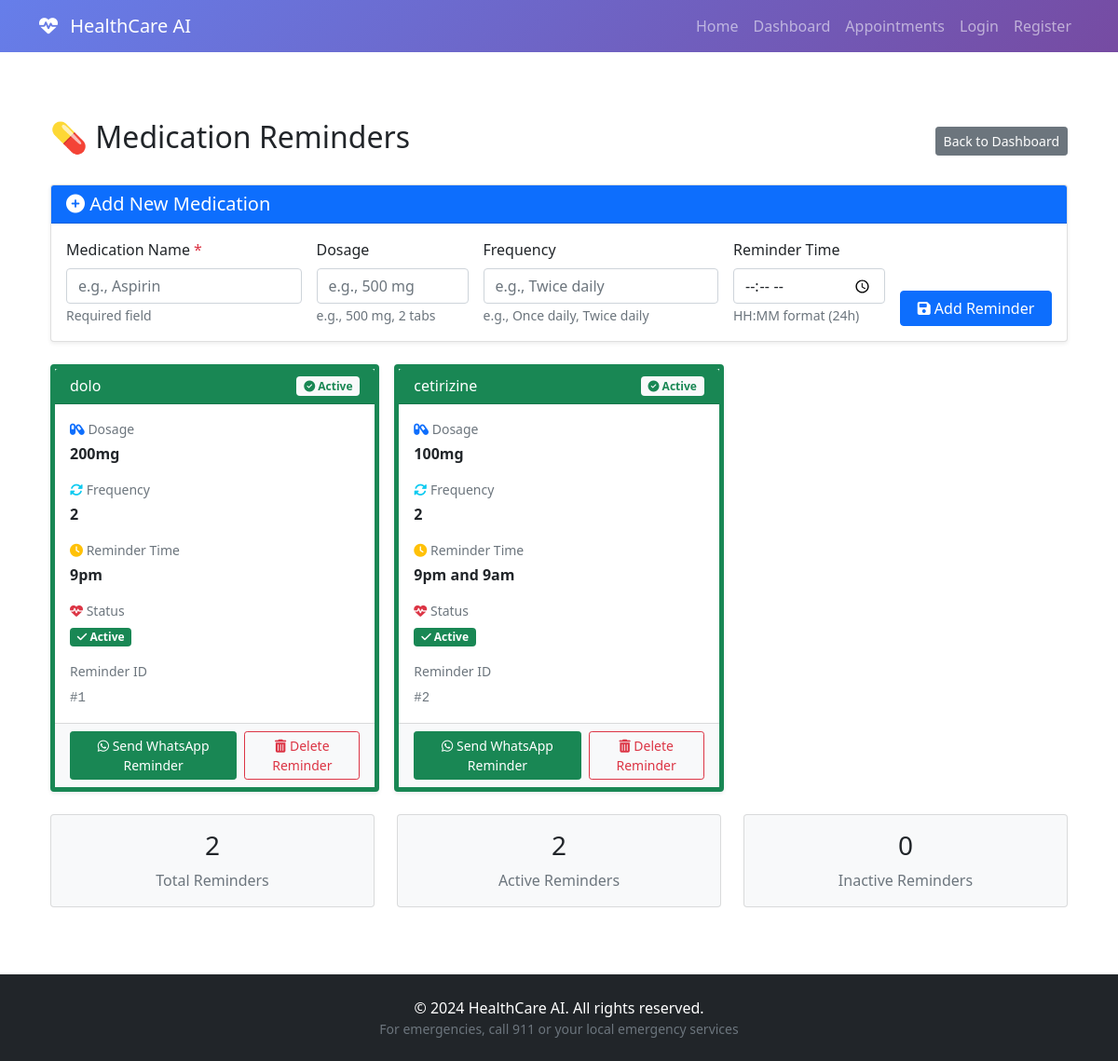
The page /medication_reminders (signed in) on the database its author committed.
### app.py (models this page shows)
class MedicationReminder(db.Model):
    id = db.Column(db.Integer, primary_key=True)
    user_id = db.Column(db.Integer, db.ForeignKey('user.id'), nullable=False)
    medication_name = db.Column(db.String(100), nullable=False)
    dosage = db.Column(db.String(50))
    frequency = db.Column(db.String(50))
    reminder_time = db.Column(db.String(50))
    is_active = db.Column(db.Boolean, default=True)

### app.py (the view, shortened to what this page needs)
@app.route('/medication_reminders', methods=['GET', 'POST'])
def medication_reminders():
    if 'user_id' not in session:
        return redirect(url_for('login'))
    reminders = MedicationReminder.query.filter_by(user_id=session['user_id']).all()
    return render_template('medication_reminders.html', reminders=reminders)

### app.py (called while the page is built)
@app.context_processor
def inject_google_maps_key():
    key = os.environ.get('GOOGLE_MAPS_API_KEY', '')
    return dict(google_api_key=key or '', use_google_maps=bool(key))

@app.context_processor
def inject_now():
    from datetime import datetime
    return dict(now=lambda: datetime.utcnow())

@app.before_request
def check_database_available():
    try:
        db.session.execute(text('SELECT 1'))
    except Exception as e:
        import traceback, logging
        logging.getLogger('healthcare_app').error(traceback.format_exc())
        if request.path.startswith('/api') or request.is_json:
            return jsonify({'error': 'Database unavailable', 'details': str(e)}), 503
        return render_template('error_db.html', message=str(e)), 503

### templates/medication_reminders.html (shortened to what this page needs)
{% extends "base.html" %}
{% block content %}
<div class="container py-4">
  <div class="d-flex justify-content-between align-items-center mb-4">
    <h2>💊 Medication Reminders</h2>
    <a href="{{ url_for('dashboard') }}" class="btn btn-secondary btn-sm">Back to Dashboard</a>
  </div>
  <div class="card mb-4 shadow-sm">
    <div class="card-header bg-primary text-white">
      <h5 class="mb-0"><i class="fas fa-plus-circle"></i> Add New Medication</h5>
    </div>
    <div class="card-body">
      <form method="post" action="{{ url_for('medication.medication_reminders') }}" novalidate>
        <div class="row g-3">
          <div class="col-md-3">
            <label for="medication_name" class="form-label">Medication Name <span class="text-danger">*</span></label>
            <input class="form-control" id="medication_name" name="medication_name" placeholder="e.g., Aspirin" required>
            <small class="text-muted">Required field</small>
          </div>
          <div class="col-md-2">
            <label for="dosage" class="form-label">Dosage</label>
            <input class="form-control" id="dosage" name="dosage" placeholder="e.g., 500 mg">
            <small class="text-muted">e.g., 500 mg, 2 tabs</small>
          </div>
          <div class="col-md-3">
            <label for="frequency" class="form-label">Frequency</label>
            <input class="form-control" id="frequency" name="frequency" placeholder="e.g., Twice daily">
            <small class="text-muted">e.g., Once daily, Twice daily</small>
          </div>
          <div class="col-md-2">
            <label for="reminder_time" class="form-label">Reminder Time</label>
            <input class="form-control" id="reminder_time" name="reminder_time" type="time" />
            <small class="text-muted">HH:MM format (24h)</small>
          </div>
          <div class="col-md-2 d-flex align-items-end">
            <button type="submit" class="btn btn-primary w-100">
              <i class="fas fa-save"></i> Add Reminder
            </button>
          </div>
        </div>
      </form>
    </div>
  </div>
  {% if reminders and reminders|length > 0 %}
    <div class="row g-3">
      {% for r in reminders %}
        <div class="col-md-6 col-lg-4">
          <div class="card shadow-sm h-100 border-start border-5 {% if r.is_active %}border-success{% else %}border-secondary{% endif %}">
            <div class="card-header {% if r.is_active %}bg-success{% else %}bg-secondary{% endif %} text-white d-flex justify-content-between align-items-center">
              <h6 class="mb-0">{{ r.medication_name }}</h6>
              <span class="badge bg-light {% if r.is_active %}text-success{% else %}text-secondary{% endif %}">
                {% if r.is_active %}<i class="fas fa-check-circle"></i> Active{% else %}<i class="fas fa-pause-circle"></i> Inactive{% endif %}
              </span>
            </div>
            <div class="card-body">
              <div class="mb-3">
                <small class="text-muted d-block mb-1">
                  <i class="fas fa-capsules text-primary"></i> Dosage
                </small>
                <p class="mb-0">
                  <strong>{{ r.dosage or '—' }}</strong>
                </p>
              </div>
              <div class="mb-3">
                <small class="text-muted d-block mb-1">
                  <i class="fas fa-sync-alt text-info"></i> Frequency
                </small>
                <p class="mb-0">
                  <strong>{{ r.frequency or '—' }}</strong>
                </p>
              </div>
              <div class="mb-3">
                <small class="text-muted d-block mb-1">
                  <i class="fas fa-clock text-warning"></i> Reminder Time
                </small>
                <p class="mb-0">
                  <strong>{{ r.reminder_time or '—' }}</strong>
                </p>
              </div>
              <div class="mb-3">
                <small class="text-muted d-block mb-1">
                  <i class="fas fa-heartbeat text-danger"></i> Status
                </small>
                <p class="mb-0">
                  {% if r.is_active %}
                    <span class="badge bg-success"><i class="fas fa-check"></i> Active</span>
                  {% else %}
                    <span class="badge bg-secondary"><i class="fas fa-times"></i> Inactive</span>
                  {% endif %}
                </p>
              </div>
              <div>
                <small class="text-muted d-block mb-1">Reminder ID</small>
                <p class="mb-0">
                  <code class="text-muted">#{{ r.id }}</code>
                </p>
              </div>
            </div>
            <div class="card-footer bg-light">
              <div class="d-flex gap-2">
                <a href="https://wa.me/918951069185?text=Reminder: Time to take your {{ r.medication_name }}. Dosage: {{ r.dosage or 'as prescribed' }}" class="btn btn-success btn-sm flex-fill" role="button" aria-label="Send WhatsApp Reminder">
                  <i class="fab fa-whatsapp"></i> Send WhatsApp Reminder
                </a>
                <form method="post" action="{{ url_for('medication.delete_medication_reminder', reminder_id=r.id) }}" class="flex-fill m-0">
                  <button type="submit" class="btn btn-outline-danger btn-sm w-100" onclick="return confirm('Are you sure you want to delete &quot;{{ r.medication_name }}&quot;?')">
                    <i class="fas fa-trash-alt"></i> Delete Reminder
                  </button>
                </form>
              </div>
            </div>
          </div>
        </div>
      {% endfor %}
    </div>
    <div class="row mt-4">
      <div class="col-md-4">
        <div class="card bg-light">
          <div class="card-body text-center">
            <h3 class="card-title">{{ reminders|length }}</h3>
            <p class="card-text text-muted">Total Reminders</p>
          </div>
        </div>
      </div>
      <div class="col-md-4">
        <div class="card bg-light">
          <div class="card-body text-center">
            <h3 class="card-title">{{ reminders|selectattr('is_active')|list|length }}</h3>
            <p class="card-text text-muted">Active Reminders</p>
          </div>
        </div>
      </div>
      <div class="col-md-4">
        <div class="card bg-light">
          <div class="card-body text-center">
            <h3 class="card-title">{{ reminders|rejectattr('is_active')|list|length }}</h3>
            <p class="card-text text-muted">Inactive Reminders</p>
          </div>
        </div>
      </div>
    </div>
  {% else %}
    <div class="alert alert-info text-center py-5" role="alert">
      <i class="fas fa-info-circle fa-3x mb-3 d-block text-info"></i>
      <h5>No Medication Reminders Yet</h5>
      <p class="mb-0">Add your first medication reminder above to get started. Never miss a dose again!</p>
    </div>
  {% endif %}
</div>
<link rel="stylesheet" href="https://cdnjs.cloudflare.com/ajax/libs/font-awesome/6.4.0/css/all.min.css">
{% endblock %}

### templates/base.html (shortened to what this page needs)
<!DOCTYPE html>
<html lang="en">
<head>
  <link href="https://cdn.jsdelivr.net/npm/bootstrap@5.1.3/dist/css/bootstrap.min.css" rel="stylesheet">
  <link href="https://cdnjs.cloudflare.com/ajax/libs/font-awesome/6.0.0/css/all.min.css" rel="stylesheet">
</head>
<body>
  <nav class="navbar navbar-expand-lg navbar-dark health-header">
    <div class="container">
      <a class="navbar-brand" href="{{ url_for('index') }}">
        <i class="fas fa-heartbeat me-2"></i>
        HealthCare AI
      </a>
      <div class="collapse navbar-collapse" id="navbarNav">
        <ul class="navbar-nav ms-auto">
          <li class="nav-item">
            <a class="nav-link" href="{{ url_for('index') }}">Home</a>
          </li>
          <li class="nav-item">
            <a class="nav-link" href="{{ url_for('dashboard') }}">Dashboard</a>
          </li>
          <li class="nav-item">
            <a class="nav-link" href="{{ url_for('appointments') }}">Appointments</a>
          </li>
          {% if current_user.is_authenticated %}
          <li class="nav-item">
            <a class="nav-link" href="{{ url_for('logout') }}">Logout</a>
          </li>
          {% else %}
          <li class="nav-item">
            <a class="nav-link" href="{{ url_for('login') }}">Login</a>
          </li>
          <li class="nav-item">
            <a class="nav-link" href="{{ url_for('register') }}">Register</a>
          </li>
          {% endif %}
        </ul>
      </div>
    </div>
  </nav>
  <main class="container my-5">
    {% block content %}{% endblock %}
  </main>
  <footer class="bg-dark text-white text-center py-4 mt-5">
    <div class="container">
      <p class="mb-0">&copy; 2024 HealthCare AI. All rights reserved.</p>
      <p class="mb-0 text-muted small">For emergencies, call 911 or your local emergency services</p>
    </div>
  </footer>
</body>
</html>

### templates/base.html (style rules this page uses)
.health-header { background: linear-gradient(135deg, #667eea 0%, #764ba2 100%); }

### rows shown on the page
MedicationReminder: medication_name "dolo", is_active True (drawn), dosage "200mg", frequency "2", reminder_time "9pm", id "1"
MedicationReminder: medication_name "cetirizine", is_active True (drawn), dosage "100mg", frequency "2", reminder_time "9pm and 9am", id "2"

### other values the page prints
{{ reminders|length }} "2"
{{ reminders|selectattr('is_active')|list|length }} "2"
{{ reminders|rejectattr('is_active')|list|length }} "0"
